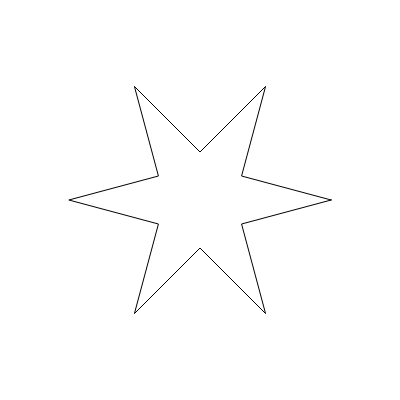
Frame 1 (no input)
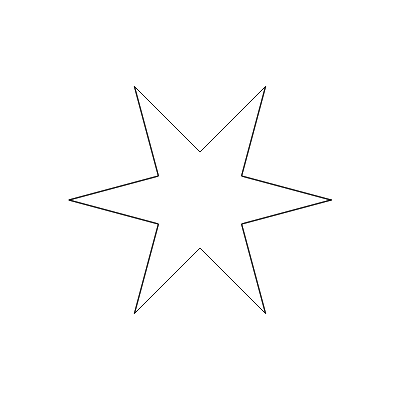
Frame 2 (the mouse pressed at the canvas centre, redrawn once)

The p5.js sketch that drew these frames (run headless with seeded random() and noise() and a simulated clock; the mouse was pressed at the canvas centre and the sketch redrawn once):

// p5.js sketch
// ── sketch.js
/*
Code written by Selcuk ARTUT 2022
Geometric Patterns with Creative Coding 
All rights reserved
*/

let a = 48; //inner Radius, scale factor
let b; //outer Radius

function setup() {
  createCanvas(400, 400);
  angleMode(DEGREES);
  noFill();
  noLoop();
  b = a * (sin(135) / sin(15));
}

function draw() {
  let angle = 30;

  push();
    translate(width*0.5,height*0.5);
    beginShape();
    for (let i = 0; i < 12; i++) {
      let sx,sy;
      if(i%2==0){
        sx = cos(i*angle) * b;
        sy = sin(i*angle) * b;
      }else{
        sx = cos(i*angle) * a;
        sy = sin(i*angle) * a;
      }
      vertex(sx, sy);
    }
    endShape(CLOSE);
  pop();
}
